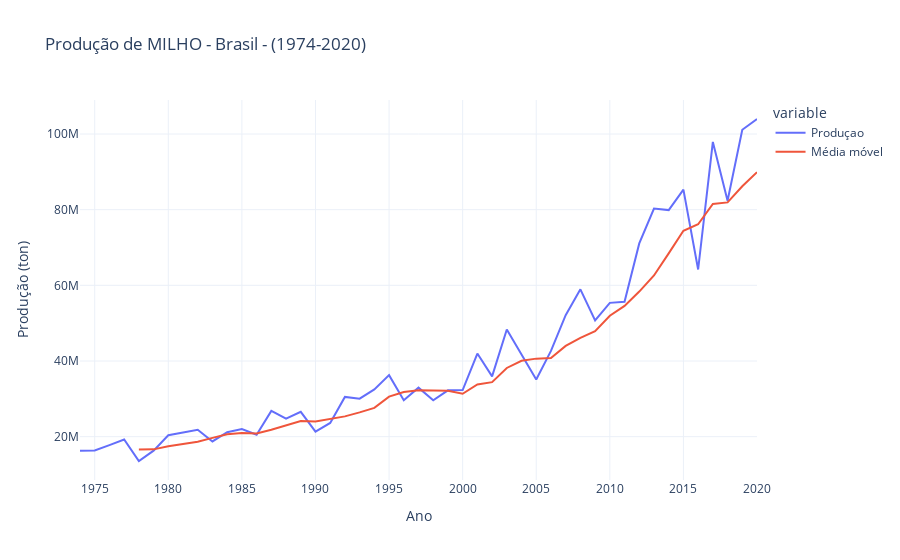

The notebook cell saved with this chart:
### Code cell
fig =px.line(df_milho, x ='Ano', y=['Produçao', 'Média móvel'], title = 'Produção de MILHO - Brasil - (1974-2020)', labels= {'value': 'Produção (ton)'})
fig.update_layout(template = 'plotly_white')
